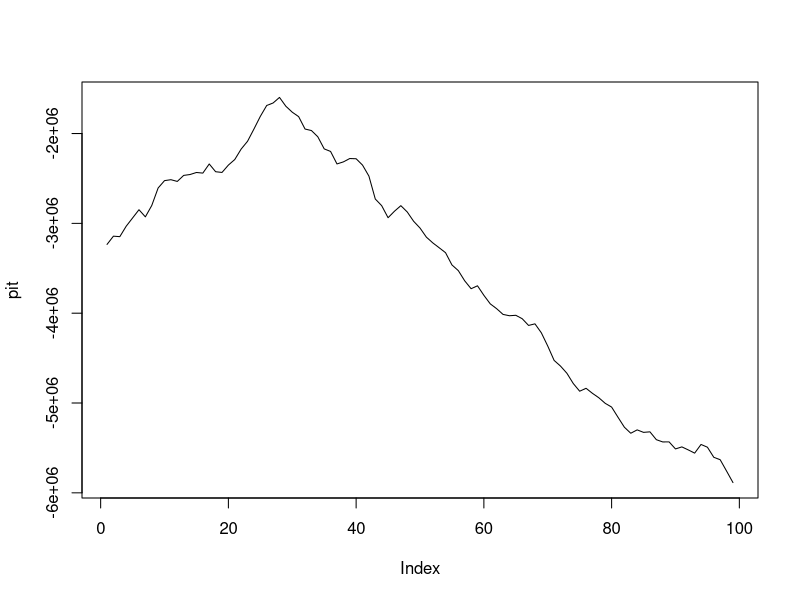

Recreate this plot in R.
## ---- chunk 1
#1(c)
x<-t(c(2,0,0,1,3,0,1,6,2,0,1,0,2,0,8,0,1,3,2,0))
dim(x)
xmean<-mean(x)
em<-list(pai=c(0.5),lambdad=c(3.5),lambdac=c(1/3))
# compute log(1 + exp(x))
log1pe <- local({
  LOG.EPS2 <- log(.Machine$double.eps / 2)
  function (x) {
    l <- 0
    if (x > 0) { l <- x; x <- -x } # range reduction
    if (x < LOG.EPS2) l else l + log(1 + exp(x))
  }
})

# E-step auxiliary function: compute log(alpha_t)
log.alpha <- function (x, em) {
  f1 <- log(dpois(x, em$lambdad))
  f2 <- log(dpois(x, em$lambdac))
  ll <- log(em$pai / (1 - em$pai)) # logit(lambda)
  -log1pe(-ll + f2 - f1)
}
# `x` has observations in columns
# `em` stores parameters: list(lambdad;lambdac;pai)
em.update <- function (x, em) {
  # [ E-step ]
  p <- exp(apply(x, 2, log.alpha, em))
  # [ M-step ]
  pai <-mean(p)
  lambdad <- apply(x, 1, weighted.mean, p)
  lambdac <- apply(x, 1, weighted.mean, 1 - p)
  list(pai = pai, lambdad = lambdad, lambdac = lambdac)
}
em.update(x,em)

em.update.iterate<-function(x,em){
  em<-em
  em.new<-em.update(x,em)
  while(abs((em.new$pai-em$pai)/em.new$pai) >= 1e-8){
    em<-em.new
    em.new<-em.update(x,em)
  }
  em.new
}
em.update.iterate(x,em)

## ---- chunk 2
#1(d)
emn<-em.update.iterate(x,em)
exp(log.alpha(2,emn))
exp(log.alpha(3,emn))
exp(apply(x,2,log.alpha,emn))

## ---- chunk 3
swapem<-list(pai=c(0.5),lambdad=c(1/3),lambdac=c(3.5))
em.update.iterate(x,swapem)
## ---- chunk 4
data("Nile")
mu1<-mean(Nile[1:50])
mu2<-mean(Nile[51:100])
sigma<-(sum((Nile[1:50]-mu1)^2)+sum((Nile[51:100]-mu2)^2))/100


# E-step auxiliary function: compute log(pi_t)

pii<-function(x,mu1,mu2,sigma){
  nominator<-numeric(length=99)
  for (k in 1:99) {
  nominator[k]<-exp(-crossprod(x-c(rep(mu1,k),rep(mu2,100-k)))/(2*sigma))
  }
  denominator<-sum(nominator)
  nominator/denominator
}

logpii<-function(x,mu1,mu2,sig){#log(pit),sigma^2 canceled
  pt<-numeric(length = 99)
  for(i in 1:99){
    pt[i]<-(-crossprod(x-c(rep(mu1,i),rep(mu2,100-i))))
  }
  pt<-pt-log1pe(sum(pt[2:99])/pt[1])
  pt
  }

Qtheta<-function(x,mu1,mu2,sigma){
  Q<-numeric(99)
  for (i in 1:99) {
    Q[i]<-logpii(x,mu1,mu2,sigma)[i]*crossprod(x-c(rep(mu1,i),rep(mu2,100-i)))
  }
  Qtheta<--50*log(sigma)-sum(Q)/(2*sigma)
  return(Qtheta)
}


  
em2.update<-function(x,mu1,mu2,sigma){
  Q.old<-0
  Q<-Qtheta(x,mu1,mu2,sigma)
  u1<-numeric(100)
  d1<-numeric(100)
  u2<-numeric(100)
  d2<-numeric(100)
  s<-numeric(99)
  p<-numeric(99)
  while (abs(Q-Q.old)/Q>=10e-6) {
    Q.old<-Q
    for (j in 1:100){
      u1[j]<-sum(pii(x,mu1,mu2,sigma)[j:99],na.rm=T)*x[j]
      d1[j]<-sum(pii(x,mu1,mu2,sigma)[j:99],na.rm=T)
      u2[j]<-sum(pii(x,mu1,mu2,sigma)[1:j-1],na.rm=T)*x[j]
      d2[j]<-sum(pii(x,mu1,mu2,sigma)[1:j-1],na.rm=T)
    }
      mu1<-sum(u1)/sum(d1)
      mu2<-sum(u2)/sum(d2)
    for (i in 1:99) {
         s[i]<-pii(x,mu1,mu2,sigma)[i]*crossprod(x-c(rep(mu1,i),rep(mu2,100-i)))
    }
      sigma<-sum(s)/100
      p<-logpii(x,mu1,mu2,sigma)
      Q<-Qtheta(x,mu1,mu2,sigma)
  }
  list(mu1 = mu1, mu2 = mu2,sigma = sigma,pit=p)
}
int<-em2.update(Nile,mu1,mu2,sigma)
int
pit<-int$pit
plot(pit,type="l") #plot pi find the change point location
which.max(pit)  #the 28th
year<-seq(1871,1970,1)
mu28<-c(rep(int$mu1,28),rep(int$mu2,100-28))
tempdata<-data.frame(year,Nile,mu28)

